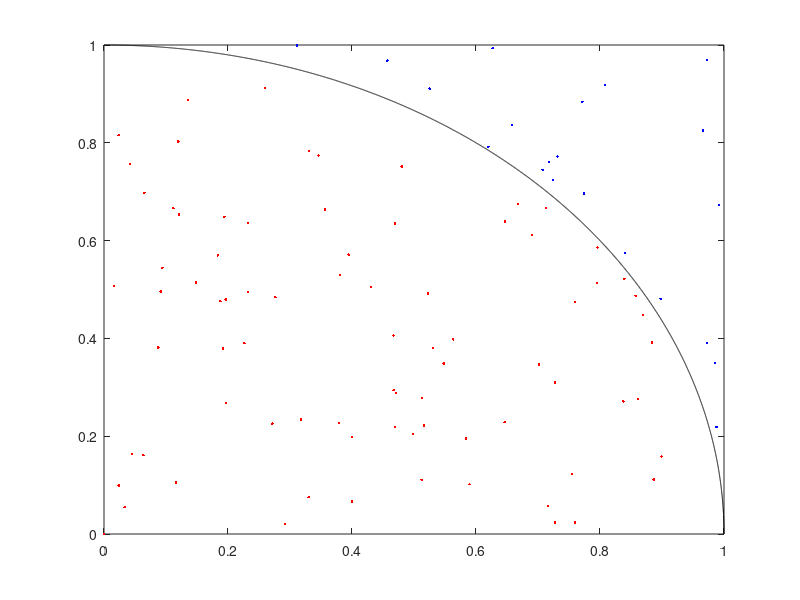

Here is the MATLAB script that generated this plot:
%% Find the value of pi using simulations

clear all;
clc;
close all;

N=100;
S=rand(N,2);
C=((S(:,1).^2+S(:,2).^2)<=1);
PI=4*sum(C)/N;
% disp(PI);    
    
plot(S(:,1),S(:,2),'b.')    
hold on
plot(C.*S(:,1),C.*S(:,2),'r.')
hold on
plot([0:0.0001:1],sqrt(1-[0:0.0001:1].^2),'k')